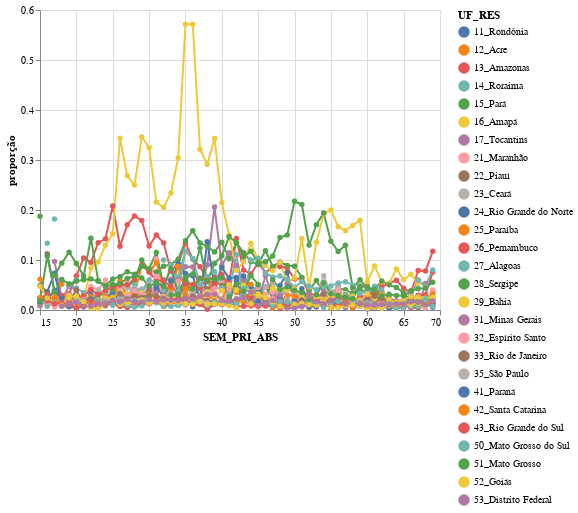

Notebook cell for this chart:
### Markdown cell above
> Análise por semana - diferentes UF

### Code cell
#hide-input

index_cols = ['UF_RES','SEM_PRI_ABS']
categories_cols =['faixa_etaria']

df_covid = df_srag.query('CLASSI_FIN == "COVID-19"')
df = df_covid.query('UF_RES != "nan_nd"')#in ("29_Bahia","33_Rio de Janeiro","35_São Paulo")')
df = df.query('SEM_PRI_ABS >= 15 and SEM_PRI_ABS <= 69')
df_casos_faixas = get_proportion_cases(df,index_cols,categories_cols)
df_chart = df_casos_faixas.query('faixa_etaria == "00-20"')

category = 'UF_RES'
chart = alt.Chart(df_chart).mark_line(point=True).encode(
    x='SEM_PRI_ABS',
    y='proporção',
    color= category,
    tooltip=df_chart.columns.to_list()
)

ns_opacity = 0.01
selection = alt.selection_multi(empty='all', fields=[category], bind='legend')
chart = chart.add_selection(
    selection
).encode(
    opacity=alt.condition(selection, alt.value(1.0), alt.value(ns_opacity))
)
chart

### Figure 1 — Vega-Lite specification as saved in the notebook (floating-point values rounded to 4 significant figures; data arrays with more than 128 entries replaced by an {"elided": "..."} marker saying what was removed)
{"config": {"view": {"continuousWidth": 400, "continuousHeight": 300}}, "data": {"name": "data-d3f724e30572191770a33e60883b6db9"}, "mark": {"type": "line", "point": true}, "encoding": {"color": {"type": "nominal", "field": "UF_RES"}, "opacity": {"condition": {"value": 1.0, "selection": "selector003"}, "value": 0.01}, "tooltip": [{"type": "nominal", "field": "UF_RES"}, {"type": "quantitative", "field": "SEM_PRI_ABS"}, {"type": "nominal", "field": "faixa_etaria"}, {"type": "quantitative", "field": "proporção"}, {"type": "quantitative", "field": "casos"}], "x": {"type": "quantitative", "field": "SEM_PRI_ABS"}, "y": {"type": "quantitative", "field": "proporção"}}, "selection": {"selector003": {"type": "multi", "empty": "all", "fields": ["UF_RES"], "bind": "legend"}}, "$schema": "https://vega.github.io/schema/vega-lite/v4.8.1.json", "datasets": {"data-d3f724e30572191770a33e60883b6db9": {"elided": "1485 records"}}}
